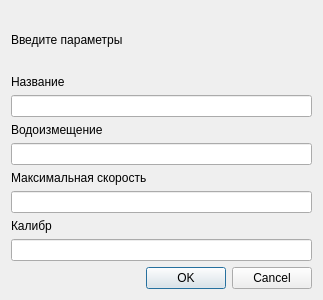
<?xml version="1.0" encoding="UTF-8"?>
<ui version="4.0">
 <class>ShipDialog</class>
 <widget class="QDialog" name="ShipDialog">
  <property name="geometry">
   <rect>
    <x>0</x>
    <y>0</y>
    <width>323</width>
    <height>300</height>
   </rect>
  </property>
  <property name="windowTitle">
   <string>Dialog</string>
  </property>
  <layout class="QGridLayout" name="gridLayout_2">
   <item row="0" column="0">
    <widget class="QLabel" name="label">
     <property name="text">
      <string>Введите параметры</string>
     </property>
    </widget>
   </item>
   <item row="1" column="0">
    <layout class="QGridLayout" name="gridLayout">
     <item row="0" column="0">
      <widget class="QLabel" name="label_2">
       <property name="text">
        <string>Название</string>
       </property>
      </widget>
     </item>
     <item row="3" column="0">
      <widget class="QLabel" name="label_5">
       <property name="text">
        <string>Водоизмещение</string>
       </property>
      </widget>
     </item>
     <item row="5" column="0">
      <widget class="QLineEdit" name="lineEdit_2"/>
     </item>
     <item row="6" column="0">
      <widget class="QLabel" name="label_4">
       <property name="text">
        <string>Максимальная скорость</string>
       </property>
      </widget>
     </item>
     <item row="8" column="0">
      <widget class="QLineEdit" name="lineEdit_3"/>
     </item>
     <item row="9" column="0">
      <widget class="QLabel" name="label_3">
       <property name="text">
        <string>Калибр</string>
       </property>
      </widget>
     </item>
     <item row="11" column="0">
      <widget class="QLineEdit" name="lineEdit_4"/>
     </item>
     <item row="1" column="0">
      <widget class="QLineEdit" name="lineEdit"/>
     </item>
    </layout>
   </item>
   <item row="2" column="0">
    <widget class="QDialogButtonBox" name="buttonBox">
     <property name="orientation">
      <enum>Qt::Horizontal</enum>
     </property>
     <property name="standardButtons">
      <set>QDialogButtonBox::Cancel|QDialogButtonBox::Ok</set>
     </property>
    </widget>
   </item>
  </layout>
 </widget>
 <resources/>
 <connections>
  <connection>
   <sender>buttonBox</sender>
   <signal>accepted()</signal>
   <receiver>ShipDialog</receiver>
   <slot>accept()</slot>
   <hints>
    <hint type="sourcelabel">
     <x>248</x>
     <y>254</y>
    </hint>
    <hint type="destinationlabel">
     <x>157</x>
     <y>274</y>
    </hint>
   </hints>
  </connection>
  <connection>
   <sender>buttonBox</sender>
   <signal>rejected()</signal>
   <receiver>ShipDialog</receiver>
   <slot>reject()</slot>
   <hints>
    <hint type="sourcelabel">
     <x>316</x>
     <y>260</y>
    </hint>
    <hint type="destinationlabel">
     <x>286</x>
     <y>274</y>
    </hint>
   </hints>
  </connection>
 </connections>
</ui>
